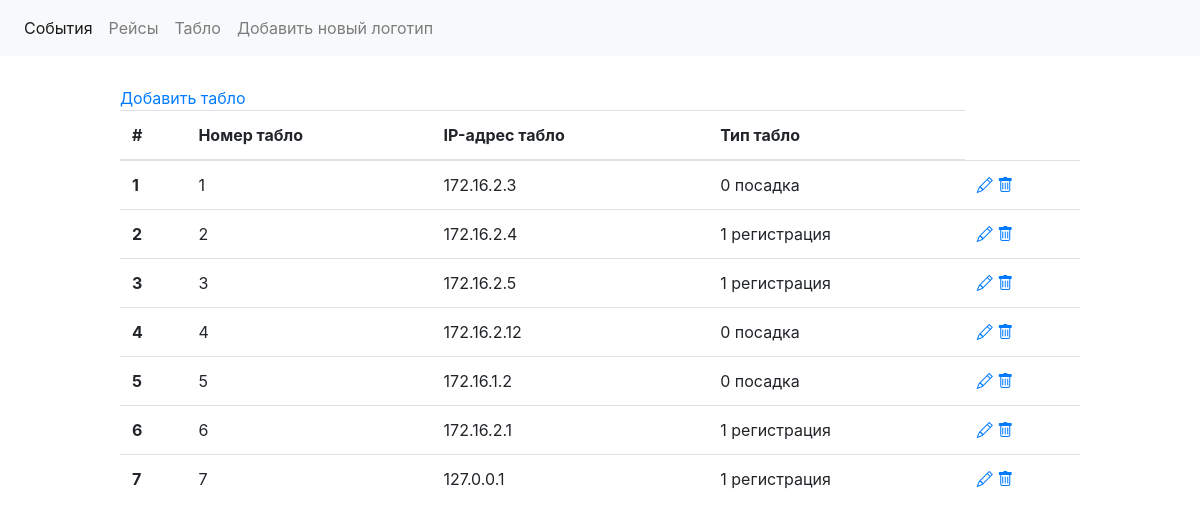
/sts, run on the app's committed database.
### data/sts.py (models this page shows)
class Sts(SqlAlchemyBase, SerializerMixin):
    __tablename__ = 'st'
    id = sqlalchemy.Column(sqlalchemy.Integer,
                           primary_key=True, autoincrement=True)
    remote_ip = sqlalchemy.Column(sqlalchemy.String, nullable=True)
    type = sqlalchemy.Column(sqlalchemy.Integer, nullable=True)

### main.py (the view)
@app.route('/sts', methods=['GET', 'POST'])
def sts():
    db_sess = db_session.create_session()
    data = db_sess.query(Sts).all()
    if 'st_id' in request.args.keys():
        id_row = request.args['st_id']
        db_sess.query(Sts).filter(Sts.id == id_row).delete()
        db_sess.commit()
        data = db_sess.query(Sts).all()
    return render_template("sts.html", data=enumerate(data))

### data/db_session.py (called while the page is built)
def create_session() -> Session:
    global __factory
    return __factory()

### templates/sts.html (shortened to what this page needs)
{% extends "base.html" %}
{% block body %}
<div style="width: 80%; margin: auto; padding-top: 30px;">
    <a href="add_st">Добавить табло</a>
    <table class="table">
        <thead>
        <tr>
            <th scope="col">#</th>
            <th scope="col">Номер табло</th>
            <th scope="col">IP-адрес табло</th>
            <th scope="col">Тип табло</th>
        </tr>
        </thead>
        <tbody>
        {% for index,raw in data %}
        <tr>
            <th scope="row">{{ index + 1 }}</th>
            <td>{{ raw.id }}</td>
            <td>{{ raw.remote_ip }}</td>
            <td>
                {{ raw.type }}
                {% if raw.type == 1 %}
                    регистрация
                  {% elif raw.type == 0 %}
                    посадка
                 {% endif %}
            </td>
            {% set edit_link = "edit_st?st_id=" + (raw.id)|string %}
            {% set delete_link = "sts?st_id=" + (raw.id)|string %}
            <td>
                <a href="{{edit_link}}"><i class="bi bi-pencil"></i></a>
                <a href="{{delete_link}}"><i class="bi bi-trash"></i></a>
            </td>
        </tr>
        {% endfor %}
        </tbody>
    </table>
</div>
{% endblock %}

### data on the page
Sts: index+1 "1", id "1", remote_ip "172.16.2.3", type "0", shows "посадка"
Sts: index+1 "2", id "2", remote_ip "172.16.2.4", type "1", shows "регистрация"
Sts: index+1 "3", id "3", remote_ip "172.16.2.5", type "1", shows "регистрация"
Sts: index+1 "4", id "4", remote_ip "172.16.2.12", type "0", shows "посадка"
Sts: index+1 "5", id "5", remote_ip "172.16.1.2", type "0", shows "посадка"
Sts: index+1 "6", id "6", remote_ip "172.16.2.1", type "1", shows "регистрация"
Sts: index+1 "7", id "7", remote_ip "127.0.0.1", type "1", shows "регистрация"
